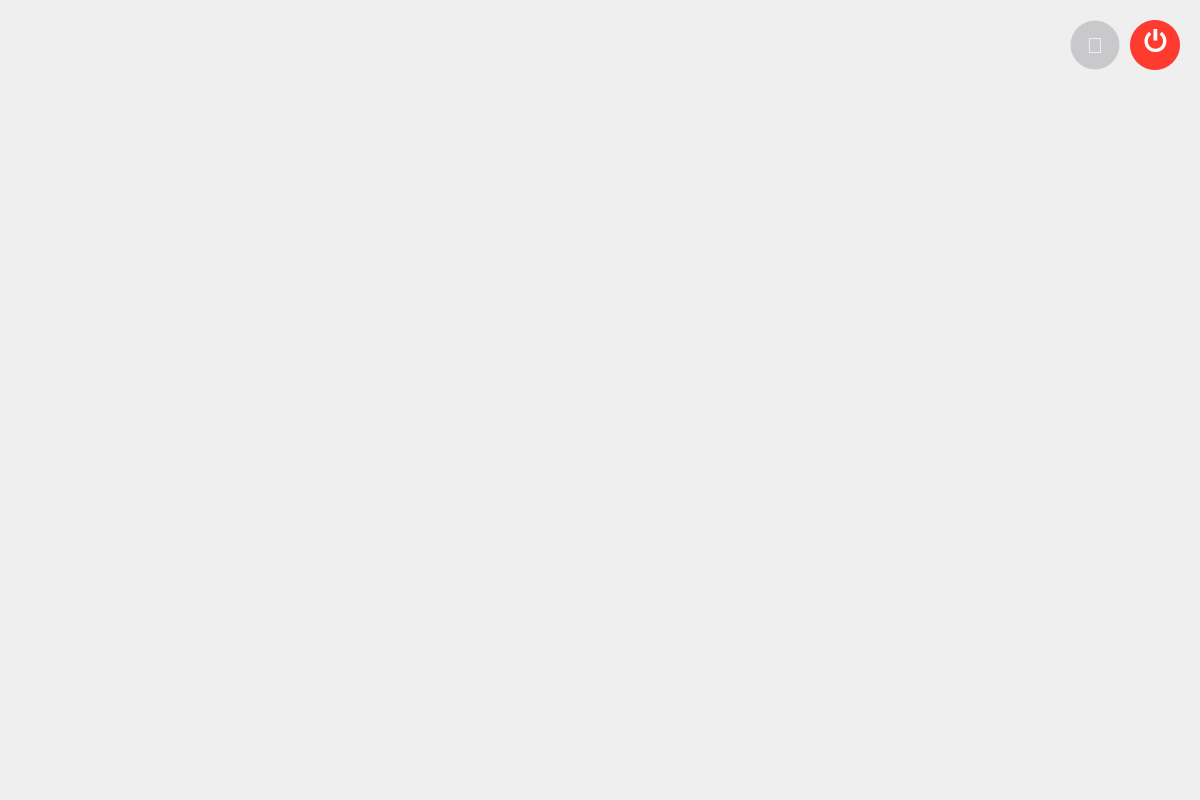
<?xml version="1.0" encoding="UTF-8"?>
<ui version="4.0">
 <class>UserSelectScreen</class>
 <widget class="QWidget" name="UserSelectScreen">
  <property name="geometry">
   <rect>
    <x>0</x>
    <y>0</y>
    <width>1200</width>
    <height>800</height>
   </rect>
  </property>
  <property name="styleSheet">
   <string notr="true">QWidget#UserSelectScreen {
    background: qlineargradient(x1:0, y1:0, x2:0, y2:1,
                                stop:0 #1c1c1e, stop:1 #2c2c2e);
}

QScrollArea {
    background-color: transparent;
    border: none;
}

QWidget#scrollAreaWidgetContents {
    background-color: transparent;
}

QPushButton#userButton {
    background-color: rgba(255, 255, 255, 0.08);
    border: 1px solid rgba(255, 255, 255, 0.12);
    border-radius: 18px;
    color: #f5f5f7;
    font-size: 24pt;
    font-family: -apple-system, BlinkMacSystemFont, "Segoe UI", system-ui;
    font-weight: 500;
    min-width: 200px;
    max-width: 200px;
    min-height: 280px;
    max-height: 280px;
}

QPushButton#userButton:hover {
    background-color: rgba(255, 255, 255, 0.12);
    border: 1px solid rgba(255, 255, 255, 0.18);
}

QPushButton#userButton:pressed {
    background-color: rgba(255, 255, 255, 0.16);
}

QLabel#titleLabel {
    color: #f5f5f7;
    font-size: 36pt;
    font-family: -apple-system, BlinkMacSystemFont, "Segoe UI", system-ui;
    font-weight: 300;
}</string>
  </property>
  <layout class="QVBoxLayout" name="verticalLayout">
   <property name="spacing">
    <number>40</number>
   </property>
   <property name="leftMargin">
    <number>80</number>
   </property>
   <property name="topMargin">
    <number>20</number>
   </property>
   <property name="rightMargin">
    <number>20</number>
   </property>
   <property name="bottomMargin">
    <number>80</number>
   </property>
   <item>
    <layout class="QHBoxLayout" name="controlLayout">
     <property name="spacing">
      <number>10</number>
     </property>
     <item>
      <spacer name="controlLeftSpacer">
       <property name="orientation">
        <enum>Qt::Horizontal</enum>
       </property>
       <property name="sizeHint" stdset="0">
        <size>
         <width>40</width>
         <height>20</height>
        </size>
       </property>
      </spacer>
     </item>
     <item>
      <widget class="QPushButton" name="sleepButton">
       <property name="minimumSize">
        <size>
         <width>50</width>
         <height>50</height>
        </size>
       </property>
       <property name="maximumSize">
        <size>
         <width>50</width>
         <height>50</height>
        </size>
       </property>
       <property name="text">
        <string>🌙</string>
       </property>
       <property name="styleSheet">
        <string notr="true">QPushButton {
    background-color: rgba(120, 120, 128, 0.32);
    color: #f5f5f7;
    border: 1px solid rgba(255, 255, 255, 0.08);
    border-radius: 25px;
    font-size: 22px;
}
QPushButton:hover {
    background-color: rgba(120, 120, 128, 0.40);
    border: 1px solid rgba(255, 255, 255, 0.12);
}
QPushButton:pressed {
    background-color: rgba(120, 120, 128, 0.48);
}</string>
       </property>
      </widget>
     </item>
     <item>
      <widget class="QPushButton" name="shutdownButton">
       <property name="minimumSize">
        <size>
         <width>50</width>
         <height>50</height>
        </size>
       </property>
       <property name="maximumSize">
        <size>
         <width>50</width>
         <height>50</height>
        </size>
       </property>
       <property name="text">
        <string>⏻</string>
       </property>
       <property name="styleSheet">
        <string notr="true">QPushButton {
    background-color: #ff3b30;
    color: white;
    border: none;
    border-radius: 25px;
    font-size: 26px;
    font-weight: bold;
}
QPushButton:hover {
    background-color: #ff453a;
}
QPushButton:pressed {
    background-color: #ff6259;
}</string>
       </property>
      </widget>
     </item>
    </layout>
   </item>
   <item>
    <layout class="QHBoxLayout" name="logoLayout">
     <item>
      <spacer name="logoLeftSpacer">
       <property name="orientation">
        <enum>Qt::Horizontal</enum>
       </property>
       <property name="sizeHint" stdset="0">
        <size>
         <width>40</width>
         <height>20</height>
        </size>
       </property>
      </spacer>
     </item>
     <item>
      <widget class="QLabel" name="logoLabel">
       <property name="text">
        <string/>
       </property>
       <property name="pixmap">
        <pixmap>:/Images/SandDriveLogo.png</pixmap>
       </property>
       <property name="scaledContents">
        <bool>true</bool>
       </property>
       <property name="alignment">
        <set>Qt::AlignCenter</set>
       </property>
       <property name="minimumSize">
        <size>
         <width>600</width>
         <height>450</height>
        </size>
       </property>
       <property name="maximumSize">
        <size>
         <width>1200</width>
         <height>450</height>
        </size>
       </property>
      </widget>
     </item>
     <item>
      <spacer name="logoRightSpacer">
       <property name="orientation">
        <enum>Qt::Horizontal</enum>
       </property>
       <property name="sizeHint" stdset="0">
        <size>
         <width>40</width>
         <height>20</height>
        </size>
       </property>
      </spacer>
     </item>
    </layout>
   </item>
   <item>
    <widget class="QScrollArea" name="scrollArea">
     <property name="widgetResizable">
      <bool>true</bool>
     </property>
     <property name="horizontalScrollBarPolicy">
      <enum>Qt::ScrollBarAsNeeded</enum>
     </property>
     <property name="verticalScrollBarPolicy">
      <enum>Qt::ScrollBarAlwaysOff</enum>
     </property>
     <widget class="QWidget" name="scrollAreaWidgetContents">
      <property name="geometry">
       <rect>
        <x>0</x>
        <y>0</y>
        <width>1040</width>
        <height>560</height>
       </rect>
      </property>
      <layout class="QHBoxLayout" name="horizontalLayout">
       <property name="spacing">
        <number>40</number>
       </property>
       <property name="leftMargin">
        <number>0</number>
       </property>
       <property name="topMargin">
        <number>0</number>
       </property>
       <property name="rightMargin">
        <number>0</number>
       </property>
       <property name="bottomMargin">
        <number>0</number>
       </property>
       <item>
        <spacer name="userLeftSpacer">
         <property name="orientation">
          <enum>Qt::Horizontal</enum>
         </property>
         <property name="sizeHint" stdset="0">
          <size>
           <width>40</width>
           <height>20</height>
          </size>
         </property>
        </spacer>
       </item>
       <!-- User buttons will be inserted here dynamically -->
       <item>
        <spacer name="userRightSpacer">
         <property name="orientation">
          <enum>Qt::Horizontal</enum>
         </property>
         <property name="sizeHint" stdset="0">
          <size>
           <width>40</width>
           <height>20</height>
          </size>
         </property>
        </spacer>
       </item>
      </layout>
     </widget>
    </widget>
   </item>
  </layout>
 </widget>
 <resources/>
 <connections/>
</ui>
